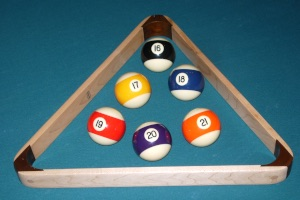
#> input picture images/billiards.jpg, 300 x 200 px
$ python find_circles.py
#> lines starting #> are read from the running program, lines starting #| are printed output that depends on the picture; after the words box and inside, x2 and y2 are one past the last pixel; in counts of white or black regions, pixels touching at a corner belong together
#> further down, input_image is the input picture: PIL image 300x200 RGB; mean R, G, B 76.7, 112.4, 120.7
### image_utils.py
import numpy as np
from typing import List, Tuple


def to_grayscale(img: np.ndarray) -> np.ndarray:
    """
    Convert an image to grayscale. The image is a numpy array (usually of type np.uint8).
    :param img: The input image, in a numpy array with dimensions [x, y, color] where the color components
        are the RGB values
    :return:
    """
    # First convert to a np.uint32 so our calculations don't overflow:
    gr_img = img.astype(np.uint32)
    # Now calculate the Pythagoras formula - the root of the sum of squares of the red, green and blue.
    # Clip the values to be between 0 and 255 (so a number over 255 becomes 255, under 0 becomes 0)
    gr_img = np.clip(np.sqrt(gr_img[:,:,0]**2 + gr_img[:,:,1]**2 + gr_img[:,:,2]**2), 0, 255).astype(np.uint8)
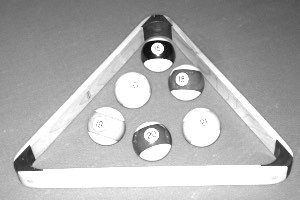
#> gr_img: shape (200, 300); min 6, max 255, mean 175.4
    return gr_img

def edge_detect(img: np.ndarray, thr: int = 35) -> np.ndarray:
    """
    Simple edge detection. Detects edges with a difference formula. Difference between consecutive pixels
    :param img: The image. Should be a grayscale image with dimensions [x,y]
    :param thr: The threshold. if not 0, then numbers above this become an edge.
    :return:
    """
#> called with thr = 25
    diff_img = (abs(np.diff(img[:,1:], axis=0)) + abs(np.diff(img[1:,:], axis=1))) / 2
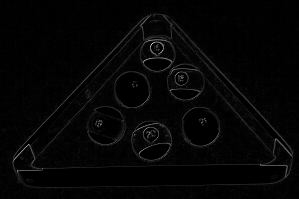
#> diff_img: shape (199, 299) float64; min 0, max 212.5, mean 5.3

    # Apply the threshold if provided (not 0):
    if thr > 0:
        diff_img[diff_img < thr] = 0
        diff_img[diff_img >= thr] = 255
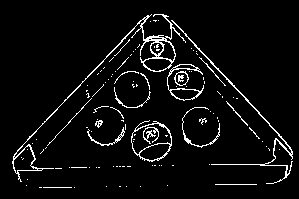
#> diff_img: shape (199, 299) float64; 5.1% white in thin lines or dots, all inside (x1, y1, x2, y2) = (12, 14, 293, 188)

    return diff_img


def get_circle(R: int, N: int = 100) -> (np.ndarray, np.ndarray):
    """
    Return N points around the circle with radius R. Returns two numpy arrays - one for X, one for Y.
    For a circle around a specific point x,y add x to the X results, and y to the Y results.
    """
    angles = np.linspace(0, 2 * np.pi, N)
    x_ind = (R * np.cos(angles)).astype(int)
    y_ind = (R * np.sin(angles)).astype(int)
    return x_ind, y_ind


# [32 lines left out: function expand_polygon, not called in this run]

### find_circles.py
from PIL import Image, ImageDraw
import numpy as np
import matplotlib.pyplot as plt
from image_utils import to_grayscale, edge_detect, get_circle

# Load the image:
input_image = Image.open('images/billiards.jpg')
billiard_img = np.array(input_image)
# To grayscale:
billiard_img = to_grayscale(billiard_img).astype(np.int16)
# Edge detect:
billiard_edge_img = edge_detect(billiard_img, thr=25)

# For every X,Y calculate the sum of points on a circle of radius R:
res = []
for R in range(15, 25):
    # Create the X and Y offsets for this circle size:
    circle_x, circle_y = get_circle(R)
    for X in range(R, billiard_edge_img.shape[1] - R):
        for Y in range(R, billiard_edge_img.shape[0] - R):
            circle_sum = billiard_edge_img[Y + circle_y, X + circle_x].sum()
            if circle_sum > 50 * 255:
                res.append((X, Y, R, circle_sum))
#> after the loop, res = 38 items, first 6: (155, 28, 15, 13005), (156, 26, 15, 13770), (156, 27, 15, 13005), (156, 28, 15, 18360), (156, 29, 15, 13770), (157, 28, 15, 16065)

# Now filter the circles we found - take the top result in each area (if less than 5 pixels from an existing result):
filtered_res = []
sorted_res = sorted(res, key=lambda x: x[-1])[::-1]
#> sorted_res = 38 items, first 6: (157, 54, 18, 22185), (157, 53, 18, 19125), (156, 28, 15, 18360), (185, 82, 19, 17850), (185, 81, 19, 17850), (131, 89, 19, 16320)
for X, Y, R, circle_sum in sorted_res:
    if len(filtered_res) == 0:
        # Just add:
        filtered_res.append((X, Y, R))
    else:
        # Find if we have another result less than 5 pixels away:
        distance = min([abs(X - r[0]) + abs(Y - r[1]) for r in filtered_res])
        if distance > 5:
            # not too close to a point we already found. We can add this to the list of results
            filtered_res.append((X, Y, R))
#> this loop made 38 passes
#> (X, Y, R, circle_sum, distance) on passes 2 to 13: (157, 53, 18, 19125, 1), (156, 28, 15, 18360, 27), (185, 82, 19, 17850, 56), (185, 81, 19, 17850, 1), (131, 89, 19, 16320, 61), (200, 126, 20, 16065, 59), (132, 89, 19, 16065, 1), (157, 28, 15, 16065, 1), (151, 140, 20, 15810, 63), (158, 55, 17, 15810, 2), (156, 55, 17, 15555, 2), (151, 140, 21, 15300, 0)
#> after the loop, filtered_res = [(157, 54, 18), (156, 28, 15), (185, 82, 19), (131, 89, 19), (200, 126, 20), (151, 140, 20), (105, 125, 20)]
print("The points we found for circles:")
for x,y,r in filtered_res:
    print(f"x={x}, y={y}, R={r}")
#> this loop made 7 passes
#| x=157, y=54, R=18
#| x=156, y=28, R=15
#| x=185, y=82, R=19
#| x=131, y=89, R=19
#| x=200, y=126, R=20
#| x=151, y=140, R=20
#| x=105, y=125, R=20

# Now plot the circles on the image - load the original image and draw the circles on it:
input_image = Image.open('images/billiards.jpg')
draw_result = ImageDraw.Draw(input_image)
for x, y, r in filtered_res:
    draw_result.ellipse((x-r, y-r, x+r, y+r), outline=(255,0,0,0))

# Show the result:
input_image.show()
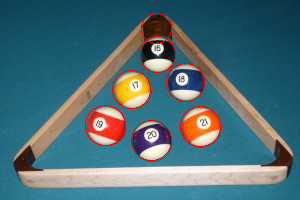
#> shown: PIL image 300x200 RGB; mean R, G, B 78.9, 111.2, 119.4
